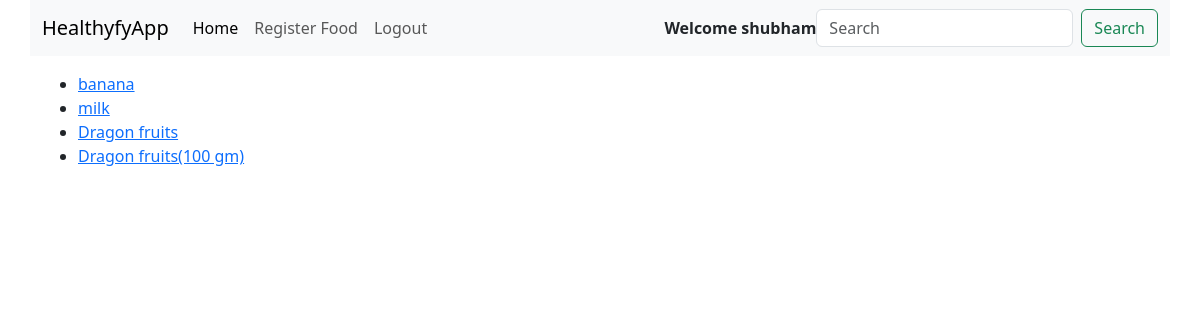
The app's page / (signed in) with its own data.
### classapp/models.py (models this page shows, shortened)
class Food(models.Model):
    name=models.CharField(max_length=100)
    carbs=models.FloatField()
    protein=models.FloatField()
    fats=models.FloatField()
    calories=models.IntegerField()

### classapp/views.py (the view)
# urls.py: path("", v.index, name=  "index"),
def index(req):
    allfood = Food.objects.all()
    context = {"allfood": allfood}
    return render(req, "index.html", context)

### classapp/templates/index.html (shortened to what this page needs)
{% extends 'base.html' %}
{% block body %}
<div class="container">
    <div class="row">
<div class="col p-3">
<ul>
    {% for x in allfood %}
    <li><a href="FoodDetail/{{x.pk}}">{{x.name}}</a></li>
    {% endfor %}
</ul>
    </div>
</div>
</div>
{% endblock %}

### classapp/templates/base.html (shortened to what this page needs)
<!doctype html>
<html lang="en">
  <head>
    <link rel="stylesheet" href="https://cdn.jsdelivr.net/npm/bootstrap-icons@1.11.3/font/bootstrap-icons.min.css">
    <link href="https://cdn.jsdelivr.net/npm/bootstrap@5.3.3/dist/css/bootstrap.min.css" rel="stylesheet">
  </head>
  <body>
   <div class="container">
    <div class="row">
        <nav class="navbar navbar-expand-lg bg-body-tertiary">
            <div class="container-fluid">
              <a class="navbar-brand" href="/">HealthyfyApp</a>
              <div class="collapse navbar-collapse" id="navbarSupportedContent">
                <ul class="navbar-nav me-auto mb-2 mb-lg-0">
                  {% if user.is_authenticated %}
                  <li class="nav-item">
                    <a class="nav-link active" aria-current="page" href="/FoodList">Home</a>
                  </li>
                  {% if user.is_superuser %}
                  <li class="nav-item">
                    <a class="nav-link" href="/FoodRegister">Register Food</a>
                  </li>
                  {% else %}
                  <li class="nav-item">
                    <a class="nav-link" href="/foodadd">Added Food</a>
                  </li>
                  {% endif %}
                  <li class="nav-item">
                    <a class="nav-link" href="/userlogout">Logout</a>
                  </li>
                  {% endif %}
                  </ul>
                  {% if user.is_authenticated %}
                  <strong>Welcome {{user}} </strong>
                  {% else %}
                  <strong>Welcome Guest </strong>
                  {% endif %}
                <form class="d-flex" role="search">
                  <input class="form-control me-2" type="search" placeholder="Search" aria-label="Search">
                  <button class="btn btn-outline-success" type="submit">Search</button>
                </form>
              </div>
            </div>
          </nav>
    </div>
   </div>
    {% block body %}
    {% endblock %}
  </body>
</html>

### records on screen
Food: name "banana"
Food: name "milk"
Food: name "Dragon fruits"
Food: name "Dragon fruits(100 gm)"

### other values on screen
{{ user }} "shubham"
